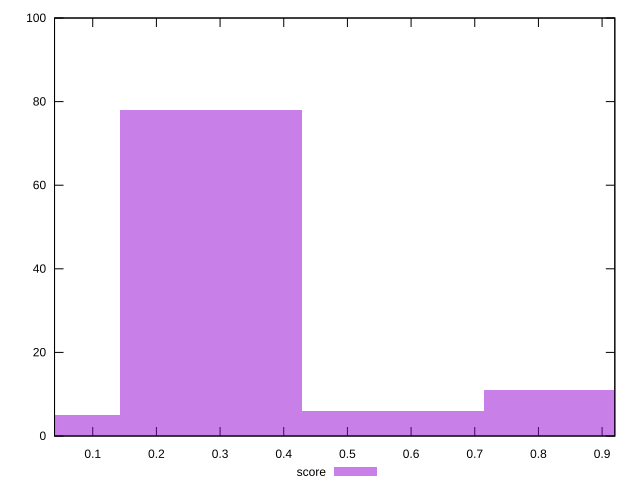

Write the gnuplot code that produced this figure.
reset

$score <<EOF
0.28604273599099034 78
0.8581282079729711 11
0.5720854719819807 6
0 5
EOF

set key outside below
set boxwidth 0.28604273599099034
set xrange [0.04:0.92]
set yrange [0:100]
set trange [0:100]
set style fill transparent solid 0.5 noborder
set terminal svg size 640, 490 enhanced background rgb 'white'
set output "reprap/first-meaningful-paint/samples/pages+cached+noexternal/score/histogram.svg"

plot $score title "score" with boxes

reset
